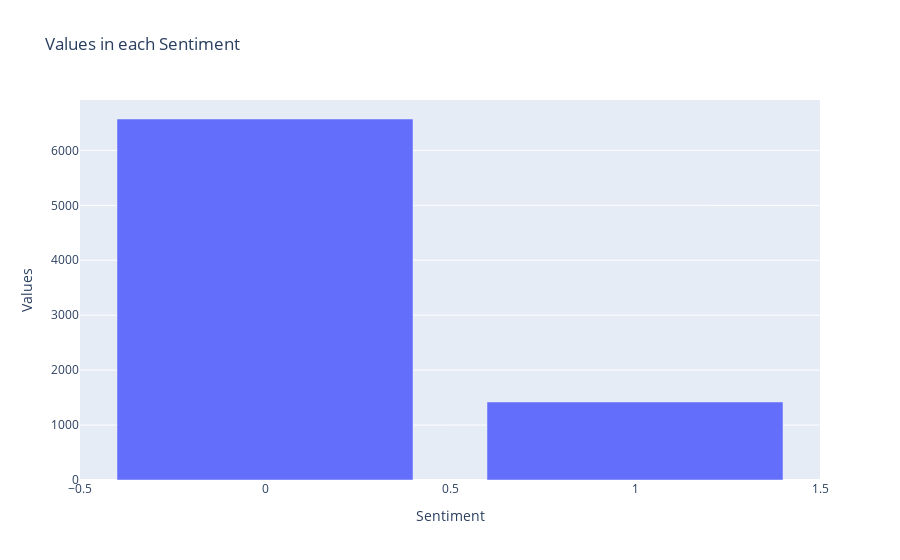

The notebook cell this image was saved under:
### Code cell
fig = go.Figure([go.Bar(x=y.value_counts().index, y=y.value_counts().tolist())])
fig.update_layout(
    title="Values in each Sentiment",
    xaxis_title="Sentiment",
    yaxis_title="Values")
fig.show()

### Figure 1 — Plotly figure (JSON) as saved in the notebook; plotly's stock layout.template omitted (floating-point values rounded to 4 significant figures)
{"data": [{"type": "bar", "x": [0, 1], "y": [6571, 1420]}], "layout": {"title": {"text": "Values in each Sentiment"}, "xaxis": {"title": {"text": "Sentiment"}}, "yaxis": {"title": {"text": "Values"}}}}
